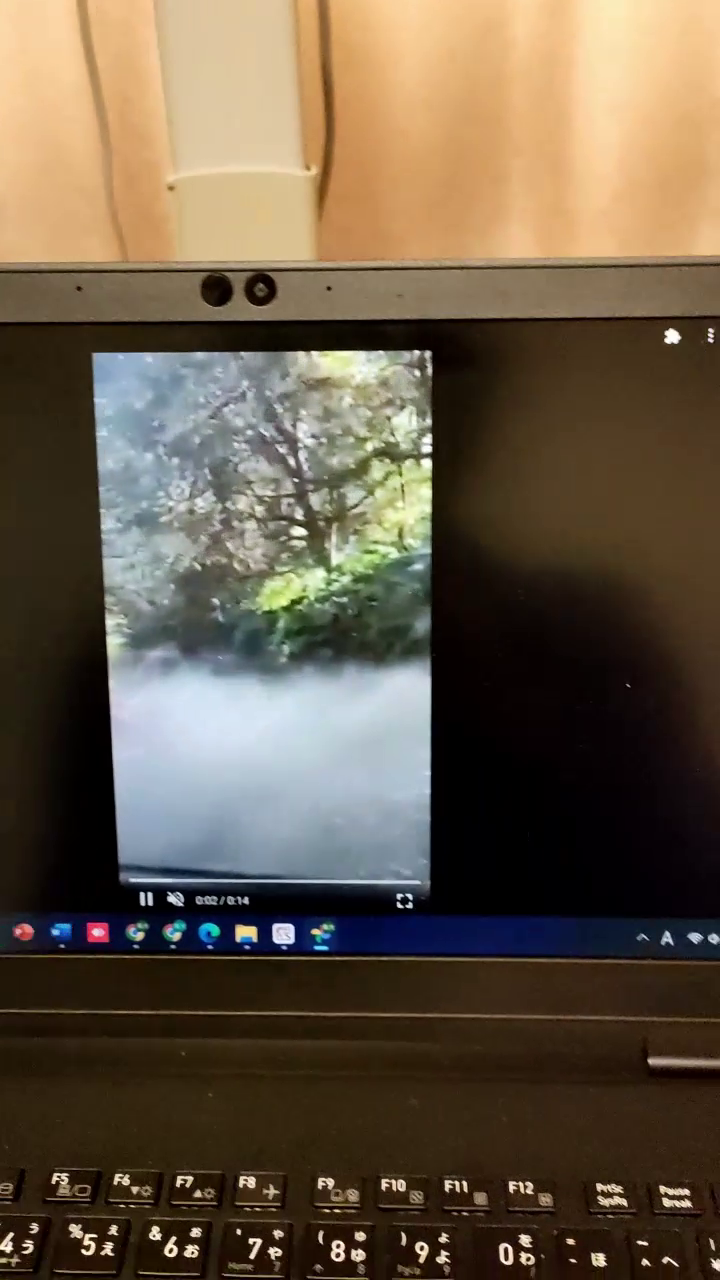
#> input picture frame 18 of input.mp4, 720 x 1280 px
$ python 06_1.py
#> lines starting #> are read from the running program, lines starting #| are printed output that depends on the picture
import numpy as np
import cv2
import matplotlib.pyplot as plt


def movingAverage(curve, radius):
  window_size = 2 * radius + 1
  # Define the filter
  f = np.ones(window_size)/window_size
  # Add padding to the boundaries
  curve_pad = np.lib.pad(curve, (radius, radius), 'edge')
  # Apply convolution
  curve_smoothed = np.convolve(curve_pad, f, mode='same')
  # Remove padding
  curve_smoothed = curve_smoothed[radius:-radius]
  # return smoothed curve
  return curve_smoothed

def smooth(trajectory):
  smoothed_trajectory = np.copy(trajectory)
  # Filter the x, y and angle curves
  for i in range(3):
    smoothed_trajectory[:,i] = movingAverage(trajectory[:,i], radius=50)
  return smoothed_trajectory

def fixBorder(frame):
  s = frame.shape
  # Scale the image 4% without moving the center
  T = cv2.getRotationMatrix2D((s[1]/2, s[0]/2), 0, 1.04)
  frame = cv2.warpAffine(frame, T, (s[1], s[0]))
  return frame

# Read input video
cap = cv2.VideoCapture('input.mp4')

# Get frame count
n_frames = int(cap.get(cv2.CAP_PROP_FRAME_COUNT))

# Get width and height of video stream
w = int(cap.get(cv2.CAP_PROP_FRAME_WIDTH))
h = int(cap.get(cv2.CAP_PROP_FRAME_HEIGHT))

# Get frames per second (fps)
fps = cap.get(cv2.CAP_PROP_FPS)

# Define the codec for output video
fourcc = cv2.VideoWriter_fourcc(*'MJPG')

# Set up output video
out = cv2.VideoWriter('output.avi', fourcc, fps, (2 * w, h))

# Read first frame
_, prev = cap.read()
#> prev is the input picture: shape (1280, 720, 3); mean B, G, R 70.6, 88.5, 102.3

# Convert frame to grayscale
prev_gray = cv2.cvtColor(prev, cv2.COLOR_BGR2GRAY)

# Pre-define transformation-store array
transforms = np.zeros((n_frames-1, 3), np.float32)

for i in range(n_frames-2):
  prev_pts = cv2.goodFeaturesToTrack(prev_gray, maxCorners=200, qualityLevel=0.01, minDistance=30, blockSize=3)
  success, curr = cap.read()
  if not success:
    break
  curr_gray = cv2.cvtColor(curr, cv2.COLOR_BGR2GRAY)
  curr_pts, status, err = cv2.calcOpticalFlowPyrLK(prev_gray, curr_gray, prev_pts, None)
  assert prev_pts.shape == curr_pts.shape
  idx = np.where(status==1)[0]
  prev_pts = prev_pts[idx]
  curr_pts = curr_pts[idx]
  #Find transformation matrix
  m = cv2.estimateAffine2D(prev_pts, curr_pts, False)
  dx = m[0][0][2]
  dy = m[0][1][2]
  da = np.arctan2(m[0][1][0], m[0][0][0])
  transforms[i] = [dx,dy,da]
  prev_gray = curr_gray

# Compute trajectory using cumulative sum of transformations
trajectory = np.cumsum(transforms, axis=0)
trajectory_square = np.zeros((n_frames - 1,))
for i in range(n_frames - 1):
  trajectory_square[i] = trajectory[i][0] ** 2 + trajectory[i][1] ** 2 + trajectory[i][2] ** 2
plt.plot(range(n_frames - 1), trajectory_square)
plt.show()

# Create variable to store smoothed trajectory
smoothed_trajectory = smooth(trajectory)
smoothed_trajectory_square = np.zeros((n_frames - 1,))
for i in range(n_frames - 1):
  smoothed_trajectory_square[i] =  smoothed_trajectory[i][0] ** 2 + smoothed_trajectory[i][1] ** 2 + smoothed_trajectory[i][2] ** 2
plt.plot(range(n_frames - 1), smoothed_trajectory_square)
plt.show()

# Calculate difference in smoothed_trajectory and trajectory
difference = smoothed_trajectory - trajectory

# Calculate newer transformation array
transforms_smooth = transforms + difference

# Reset stream to first frame
cap.set(cv2.CAP_PROP_POS_FRAMES, 0)

for i in range(n_frames-2):
  success, frame = cap.read()
  if not success:
    break
  dx = transforms_smooth[i,0]
  dy = transforms_smooth[i,1]
  da = transforms_smooth[i,2]
  m = np.zeros((2,3), np.float32)
  m[0,0] = np.cos(da)
  m[0,1] = -np.sin(da)
  m[1,0] = np.sin(da)
  m[1,1] = np.cos(da)
  m[0,2] = dx
  m[1,2] = dy
  # Apply affine wrapping to the given frame
  frame_stabilized = cv2.warpAffine(frame, m, (w, h))

  # Fix border artifacts
  frame_stabilized = fixBorder(frame_stabilized)

  # Write the frame to the file
  frame_out = cv2.hconcat([frame, frame_stabilized])
  out.write(frame_out)

cap.release()
out.release()

$ run again, starting later in the video
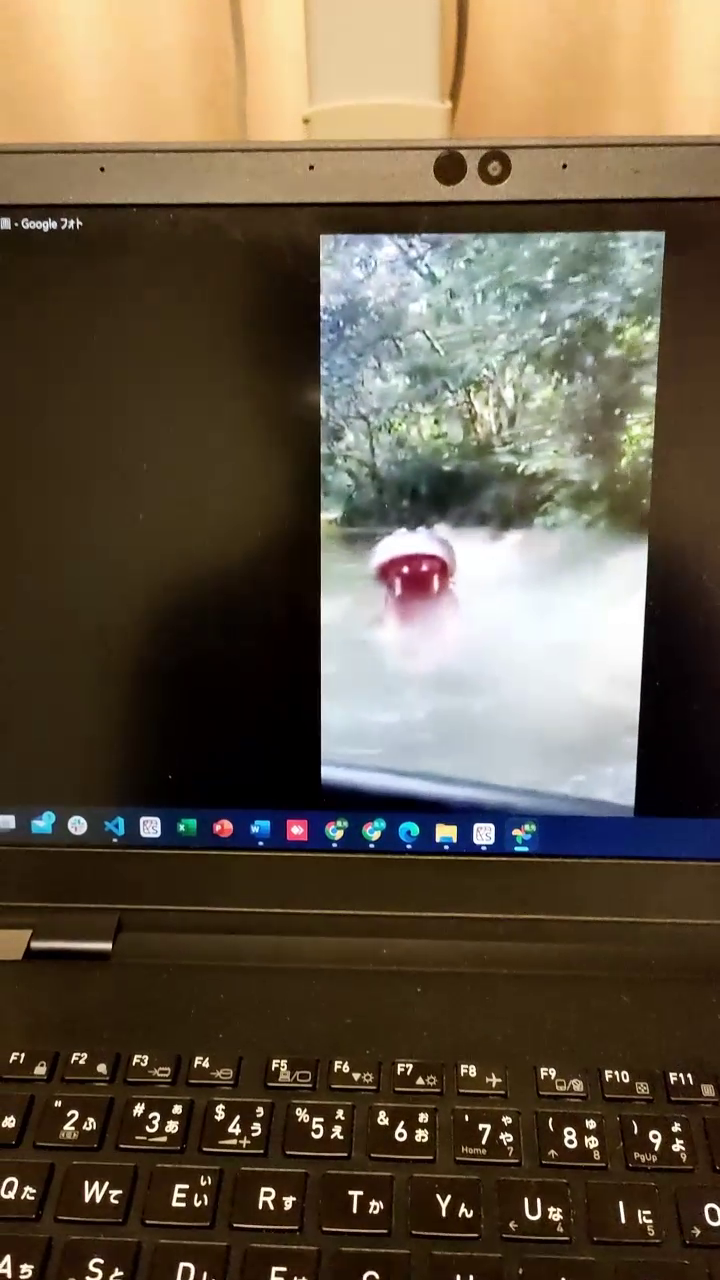
#> input picture frame 81 of input.mp4, 720 x 1280 px
#> prev is the input picture: shape (1280, 720, 3); mean B, G, R 69.5, 87.6, 100.4

$ run again, starting later in the video
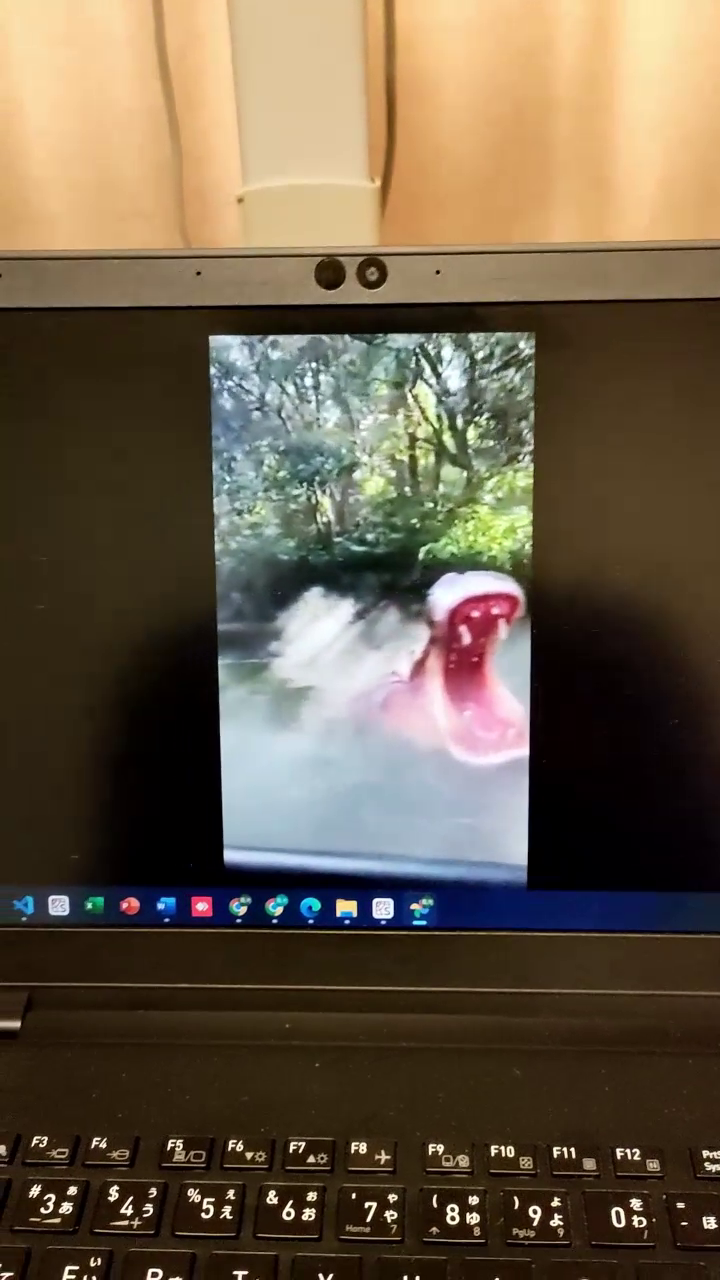
#> input picture frame 144 of input.mp4, 720 x 1280 px
#> prev is the input picture: shape (1280, 720, 3); mean B, G, R 71.3, 90.4, 104.5
